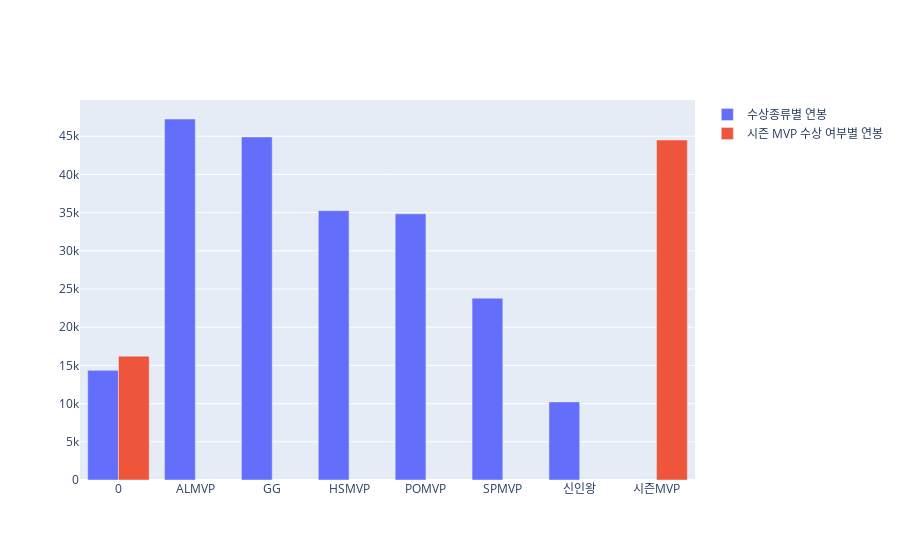

The cell this chart's notebook holds for it:
### Code cell
MVP()

### Figure 1 — Plotly figure (JSON) as saved in the notebook; plotly's stock layout.template omitted (floating-point values rounded to 4 significant figures)
{"data": [{"name": "수상종류별 연봉", "type": "bar", "x": ["0", "ALMVP", "GG", "HSMVP", "POMVP", "SPMVP", "신인왕"], "y": [14350.0, 47250, 44900, 35250, 34830.0, 23800, 10225]}, {"name": "시즌 MVP 수상 여부별 연봉", "type": "bar", "x": [0, "시즌MVP"], "y": [16210.0, 44500]}], "layout": {}}
